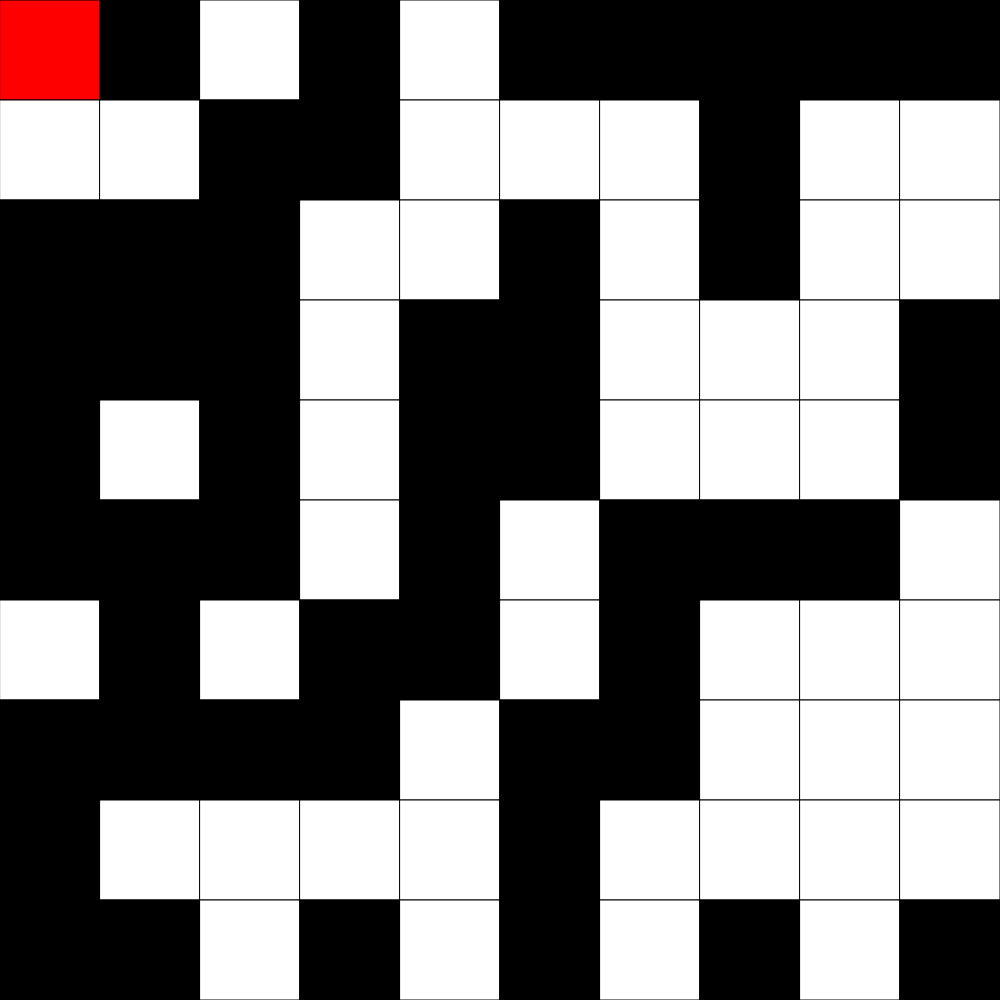
Frame 1 (no input)
Frame 60 (no input): identical to frame 1, image omitted
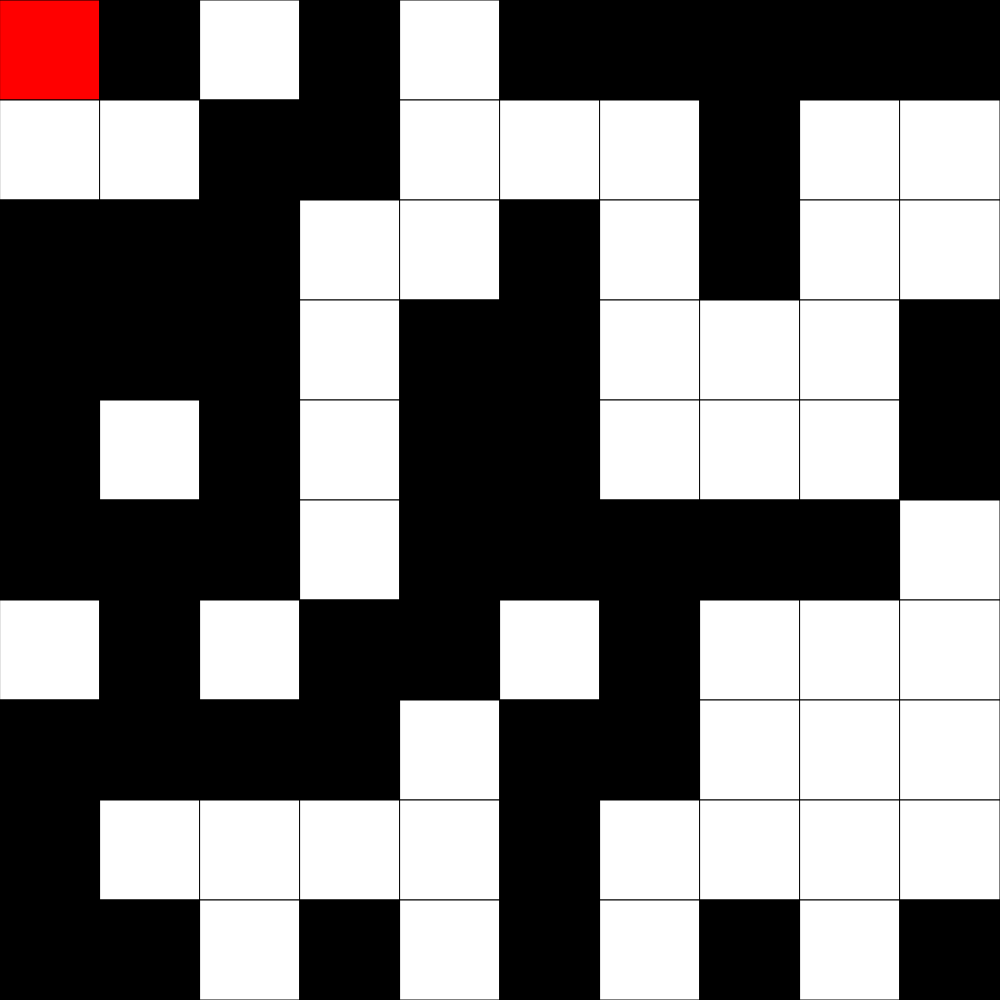
Frame 120 (the mouse pressed at the canvas centre since frame 60)

The p5.js sketch that drew these frames (run headless with seeded random() and noise() and a simulated clock; from frame 60 on, the mouse is pressed at the canvas centre):

// p5.js sketch
// ── sketch.js
// Character in Grid Demo
// Dan Schellenberg
// Oct 29, 2024

let grid;
let cellSize;
const GRID_SIZE = 10;
const OPEN_TILE = 0;
const IMPASSIBLE = 1;
const PLAYER = 9;
let thePlayer = {
  x: 0, 
  y: 0,
};


function setup() {
  if (windowWidth < windowHeight) {
    createCanvas(windowWidth, windowWidth);
  }
  else {
    createCanvas(windowHeight, windowHeight);
  }
  cellSize = height/GRID_SIZE;
  grid = generateRandomGrid(GRID_SIZE, GRID_SIZE);

  //add player to the grid
  grid[thePlayer.y][thePlayer.x] = PLAYER;
}

function windowResized() {
  if (windowWidth < windowHeight) {
    resizeCanvas(windowWidth, windowWidth);
  }
  else {
    resizeCanvas(windowHeight, windowHeight);
  }
  cellSize = height/GRID_SIZE;
}

function draw() {
  background(220);
  displayGrid();
}

function mousePressed() {
  let x = Math.floor(mouseX/cellSize);
  let y = Math.floor(mouseY/cellSize);

  //toggle self
  toggleCell(x, y);
}

function toggleCell(x, y) {
  //make sure the cell you're toggling is in the grid
  if (x >= 0 && x < GRID_SIZE && y >= 0 && y < GRID_SIZE) {
    if (grid[y][x] === OPEN_TILE) {
      grid[y][x] = IMPASSIBLE;
    }
    else if (grid[y][x] === IMPASSIBLE) {
      grid[y][x] = OPEN_TILE;
    }
  }
}

function keyPressed() {
  if (key === "r") {
    grid = generateRandomGrid(GRID_SIZE, GRID_SIZE);
  }
  if (key === "e") {
    grid = generateEmptyGrid(GRID_SIZE, GRID_SIZE);
  }
  if (key === "s") {
    //move down
    movePlayer(thePlayer.x, thePlayer.y + 1);
  }
  if (key === "w") {
    //move up
    movePlayer(thePlayer.x, thePlayer.y - 1);
  }
  if (key === "d") {
    //move right
    movePlayer(thePlayer.x + 1, thePlayer.y);
  }
  if (key === "a") {
    //move left
    movePlayer(thePlayer.x - 1, thePlayer.y);
  }
}

function movePlayer(x, y) {
  //don't move off grid, and only move in open tiles
  if (x >= 0 && x < GRID_SIZE && y >= 0 && y < GRID_SIZE && grid[y][x] === OPEN_TILE) {
    
    //previous player location
    let oldX = thePlayer.x;
    let oldY = thePlayer.y;
  
    //keeping track of where the player is
    thePlayer.x = x;
    thePlayer.y = y;
  
    //reset the old location to be an empty tile
    grid[oldY][oldX] = OPEN_TILE;
  
    //put the player into the grid
    grid[thePlayer.y][thePlayer.x] = PLAYER;
  }

}


function displayGrid() {
  for (let y = 0; y < GRID_SIZE; y++) {
    for (let x = 0; x < GRID_SIZE; x++) {
      if (grid[y][x] === IMPASSIBLE) {
        fill("black");
      }
      else if (grid[y][x] === OPEN_TILE) {
        fill("white");
      }
      else if (grid[y][x] === PLAYER) {
        fill("red");
      }
      square(x * cellSize, y * cellSize, cellSize);
    }
  }
}


function generateRandomGrid(cols, rows) {
  let newGrid = [];
  for (let y = 0; y < rows; y++) {
    newGrid.push([]);
    for (let x = 0; x < cols; x++) {
      //make it a 1 half the time, a 0 half the time
      if (random(100) < 50) {
        newGrid[y].push(IMPASSIBLE);
      }
      else {
        newGrid[y].push(OPEN_TILE);
      }
    }
  }
  return newGrid;
}

function generateEmptyGrid(cols, rows) {
  let newGrid = [];
  for (let y = 0; y < rows; y++) {
    newGrid.push([]);
    for (let x = 0; x < cols; x++) {
      newGrid[y].push(OPEN_TILE);
    }
  }
  return newGrid;
}
